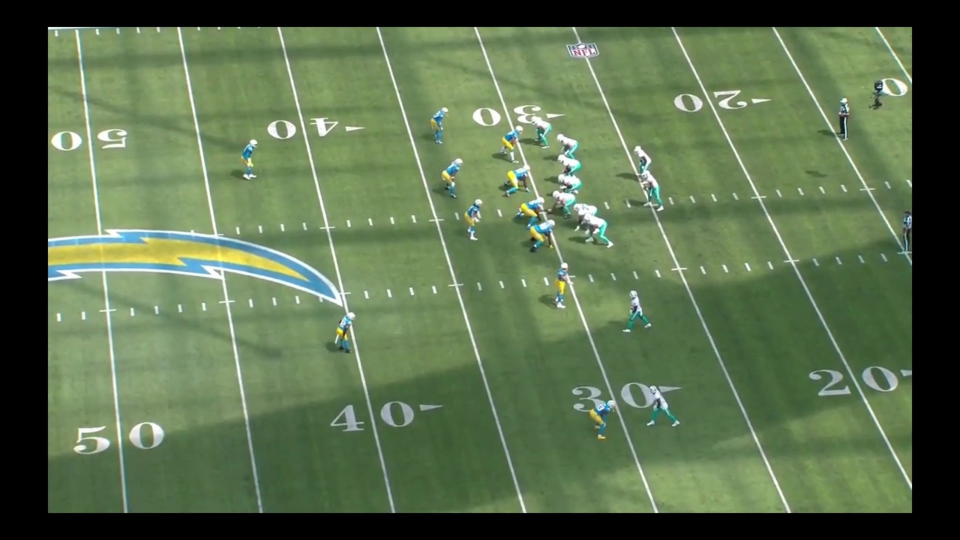
#> input picture football_field_topdown.jpg, 1920 x 1080 px (shown at 1/2 size)
$ python -i line_detection_copy.py   (imports and definitions only)
#> lines starting #> are read from the running program, lines starting #| are printed output that depends on the picture; after the words box and inside, x2 and y2 are one past the last pixel; in counts of white or black regions, pixels touching at a corner belong together
#> further down, picture is the input picture: shape (1080, 1920, 3); mean B, G, R 77.1, 110.4, 90.5
import cv2
import numpy as np
import math
def line_in_normal_form(x1, y1, x2, y2):
    """
    Given two endpoints (x1, y1), (x2, y2), return (nx, ny, c),
    so that nx*x + ny*y + c = 0 is the infinite line in normal form.
    The vector (nx, ny) is a unit normal to that line.
    """
    dx = x2 - x1
    dy = y2 - y1
    length = math.hypot(dx, dy)
    if length == 0:
        return None  # degenerate segment

    # Direction vector
    # We'll rotate (dx, dy) by +90° to get a normal
    nx_unnorm = -dy
    ny_unnorm =  dx

    # Normalize (nx, ny) to unit length
    denom = math.hypot(nx_unnorm, ny_unnorm)
    nx = nx_unnorm / denom
    ny = ny_unnorm / denom

    # c is computed by plugging an endpoint (x1,y1) into n·p + c = 0 => c = -n·p
    c = -(nx * x1 + ny * y1)
    return (nx, ny, c)
def lines_are_close(lineA, lineB, angle_thresh_rad, dist_thresh):
    """
    lineA, lineB: each in form (nx, ny, c)
    angle_thresh_rad: maximum angle difference
    dist_thresh: max allowed perpendicular distance between lines
    """
    nx1, ny1, c1 = lineA
    nx2, ny2, c2 = lineB

    # 1) Angle check
    dot = nx1*nx2 + ny1*ny2
    # Because normals might face 'opposite' ways, take absolute value
    dot = abs(dot)
    # If dot > 1 due to float precision, clamp it
    dot = min(dot, 1.0)
    angle_diff = math.acos(dot)

    if angle_diff > angle_thresh_rad:
        return False

    # 2) Distance check
    dist = abs(c2 - c1)
    if dist > dist_thresh:
        return False

    return True

def can_merge(seg1, seg2, angle_thresh_rad, gap_thresh):
    """
    Returns True if seg1 and seg2 are roughly collinear
    and close enough to be merged.
    """
    # Convert endpoints to numpy arrays.
    p1 = np.array([seg1[0], seg1[1]], dtype=np.float32)
    p2 = np.array([seg1[2], seg1[3]], dtype=np.float32)
    p3 = np.array([seg2[0], seg2[1]], dtype=np.float32)
    p4 = np.array([seg2[2], seg2[3]], dtype=np.float32)

    # Define directional vectors and compute their norms.
    v1 = p2 - p1
    v2 = p4 - p3
    norm1 = np.linalg.norm(v1)
    norm2 = np.linalg.norm(v2)
    if norm1 == 0 or norm2 == 0:
        return False

    # Compute the angles of both segments.
    angle1 = np.arctan2(v1[1], v1[0])
    angle2 = np.arctan2(v2[1], v2[0])
    # Account for periodicity, using the minimal difference.
    diff_angle = min(abs(angle1 - angle2), np.pi - abs(angle1 - angle2))
    if diff_angle > angle_thresh_rad:
        return False

    return lines_are_close(line_in_normal_form(*seg1), line_in_normal_form(*seg2), angle_thresh_rad, gap_thresh)

def merge_two_segments(seg1, seg2, d):
    """
    Merges two segments along a common normalized direction d.
    Returns the new merged segment (using extreme projected endpoints).
    """
    pts = np.array([
        [seg1[0], seg1[1]],
        [seg1[2], seg1[3]],
        [seg2[0], seg2[1]],
        [seg2[2], seg2[3]]
    ], dtype=np.float32)
    # Project each endpoint onto the vector d.
    projections = pts.dot(d)
    min_idx = np.argmin(projections)
    max_idx = np.argmax(projections)
    return (pts[min_idx][0], pts[min_idx][1], pts[max_idx][0], pts[max_idx][1])

def process_lines(segments, angle_threshold=30, gap_threshold=60):
    """
    Merges line segments that are roughly collinear.

    Parameters:
      segments: list or numpy array of segments, each in form (x1, y1, x2, y2).
      angle_threshold: maximum angular difference (in degrees) for segments to merge.
      gap_threshold: maximum allowed gap (in pixel units) along the line for merging.

    Returns:
      A numpy array of merged segments.
    """
    # Convert segments into a list of tuples.
    if isinstance(segments, np.ndarray):
        if len(segments.shape) == 3 and segments.shape[1] == 1:
            segments = segments.reshape(-1, 4)
        segments = [tuple(s.tolist()) for s in segments]

    angle_thresh_rad = np.deg2rad(angle_threshold)
    merged_segments = segments[:]
    changed = True

    # Repeat merging until no further merge is found.
    while changed:
        changed = False
        new_segments = []
        used = [False] * len(merged_segments)

        for i in range(len(merged_segments)):
            if used[i]:
                continue

            seg_i = merged_segments[i]
            p1 = np.array([seg_i[0], seg_i[1]], dtype=np.float32)
            p2 = np.array([seg_i[2], seg_i[3]], dtype=np.float32)
            v = p2 - p1
            norm_v = np.linalg.norm(v)
            if norm_v == 0:
                continue

            # Determine the normalized direction.
            d = v / norm_v
            merged_seg = seg_i

            # Compare with each subsequent segment.
            for j in range(i + 1, len(merged_segments)):
                if used[j]:
                    continue
                seg_j = merged_segments[j]
                if can_merge(merged_seg, seg_j, angle_thresh_rad, gap_threshold):
                    # Merge the segments if possible.
                    merged_seg = merge_two_segments(merged_seg, seg_j, d)
                    used[j] = True
                    changed = True  # A merge has occurred.

            new_segments.append(merged_seg)
            used[i] = True

        merged_segments = new_segments

    return np.array(merged_segments, dtype=int)

# Optional: helper function if you want to filter by orientation.
def angle_from_vertical(angle):
    """
    Returns the absolute deviation (in degrees) from vertical.
    """
    angle = abs(angle)
    return 90 - angle

def find_lines(frame):
    """
    Finds lines in an image using Canny edge detection and HoughLinesP,
    then merges roughly collinear lines.

    Parameters:
      frame: The input image (assumed to have BGRA color channels).

    Returns:
      Tuple containing merged lines and their angles.
    """
    # Convert to grayscale.
    gray_image = cv2.cvtColor(frame, cv2.COLOR_BGRA2GRAY)
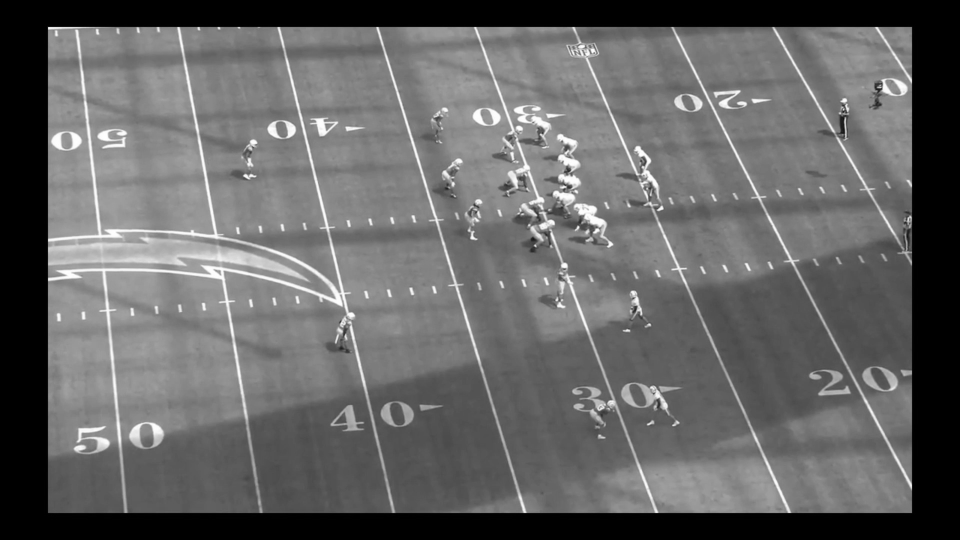
#> gray_image: shape (1080, 1920) (shown at 1/2 size); min 0, max 255, mean 100.6
    # Blur to reduce noise.
    blurred = cv2.GaussianBlur(gray_image, (5, 5), 0)
    edges = cv2.Canny(blurred, 50, 150)
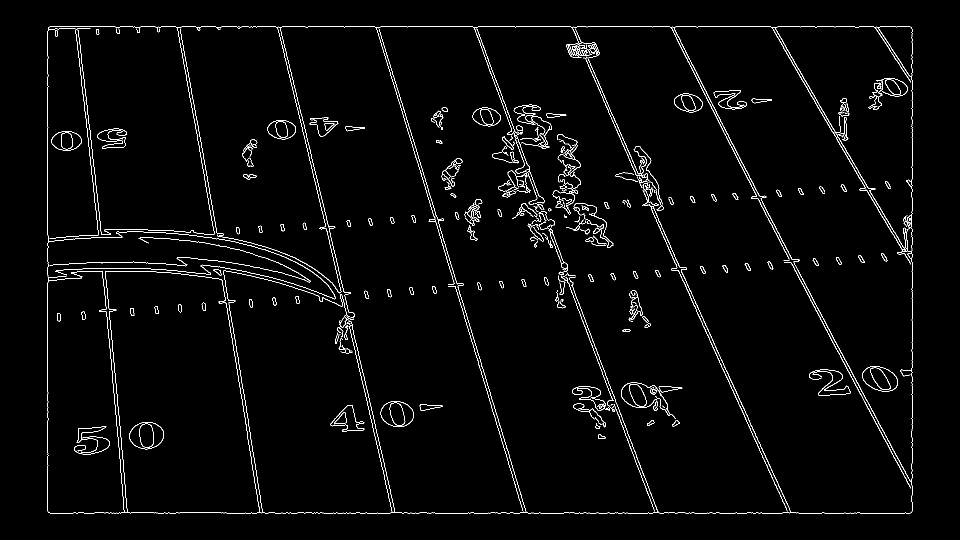
#> edges: shape (1080, 1920) (shown at 1/2 size); 2.1% white in thin lines or dots, all inside (x1, y1, x2, y2) = (95, 53, 1825, 1027)
    cv2.imshow("asd", edges)

    # Detect line segments.
    lines = cv2.HoughLinesP(edges, rho=1, theta=np.pi/180, threshold=50,
                            minLineLength=100, maxLineGap=10)
#> lines = 84 rows, first 6: [761, 53, 1541, 53], [1592, 1026, 1820, 1026], [95, 470, 95, 62], [1824, 358, 1824, 58], [189, 1025, 314, 1025], [757, 54, 1022, 923]

    if lines is not None:
        # Merge detected segments.
        lines = process_lines(lines)
#> in process_lines, `segments = segments.reshape(-1, 4)`: segments has the same summary as lines in find_lines
#> in process_lines, `segments = [tuple(s.tolist()) for s in segments]`: segments = 84 items, first 6: (761, 53, 1541, 53), (1592, 1026, 1820, 1026), (95, 470, 95, 62), (1824, 358, 1824, 58), (189, 1025, 314, 1025), (757, 54, 1022, 923)
#> in process_lines, `merged_segments = segments[:]`: merged_segments has the same summary as segments
#> lines = 14 rows, first 6: [761, 53, 1541, 53], [189, 1025, 1820, 1026], [95, 470, 95, 62], [1824, 731, 1824, 58], [752, 54, 1053, 1025], [1343, 56, 1824, 982]
        # Compute the angle of each merged line.
        angles = np.degrees(np.arctan2(
            lines[:, 3] - lines[:, 1],
            lines[:, 2] - lines[:, 0]
        ))
#> angles = [0, 0.0351, -90, -90, 72.78, 62.55, 76.98, 80.29, 83.82, 65.7, 69.19, 59.22, 7.61, 56.94]

        true_lines = []
        true_angles = []
        for i in range(len(angles)):
            # Filter based on the deviation from vertical if desired.
            if angle_from_vertical(angles[i]) < 45:
                true_lines.append(lines[i])
                true_angles.append(angles[i])
#> this loop made 14 passes
#> angle in angle_from_vertical on passes 1 to 12: 0, 0.0351, 90, 90, 72.78, 62.55, 76.98, 80.29, 83.82, 65.7, 69.19, 59.22
#> after the loop, true_angles = [-90, -90, 72.78, 62.55, 76.98, 80.29, 83.82, 65.7, 69.19, 59.22, 56.94]; true_lines = [[95, 470, 95, 62], [1824, 731, 1824, 58], [752, 54, 1053, 1025], [1343, 56, 1824, 982], [560, 56, 784, 1025], [361, 67, 525, 1025], [149, 53, 254, 1023], [1152, 74, 1580, 1022], [948, 54, 1317, 1025], [1544, 54, 1818, 514], [1751, 56, 1820, 162]]
        lines = np.array(true_lines)
#> lines has the same summary as true_lines
        angles = np.array(true_angles)
#> angles has the same summary as true_angles

        return lines, angles
    return None, None

# === Test / Example ===
# [12 lines not run here, left out]

    # [10 lines of commented-out code are left out]

>>> import cv2
>>> picture = cv2.imread('football_field_topdown.jpg')
>>> result = find_lines(picture)

$ run again, on frame.png
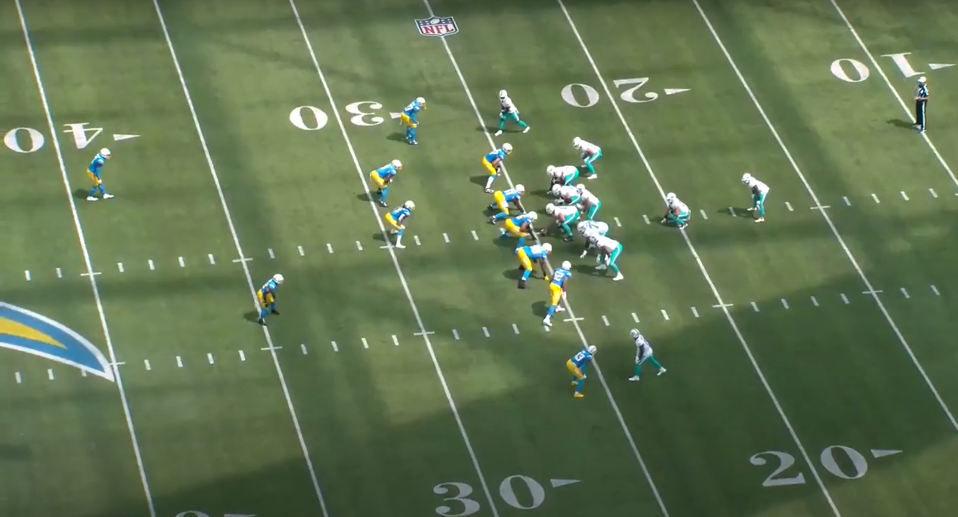
#> input picture frame.png, 2874 x 1550 px (shown at 1/3 size)
#> picture is the input picture: shape (1550, 2874, 3); mean B, G, R 82.2, 116.7, 98.3
#> in find_lines, `gray_image = cv2.cvtColor(frame, cv2.COLOR_BGRA2GRAY)`:
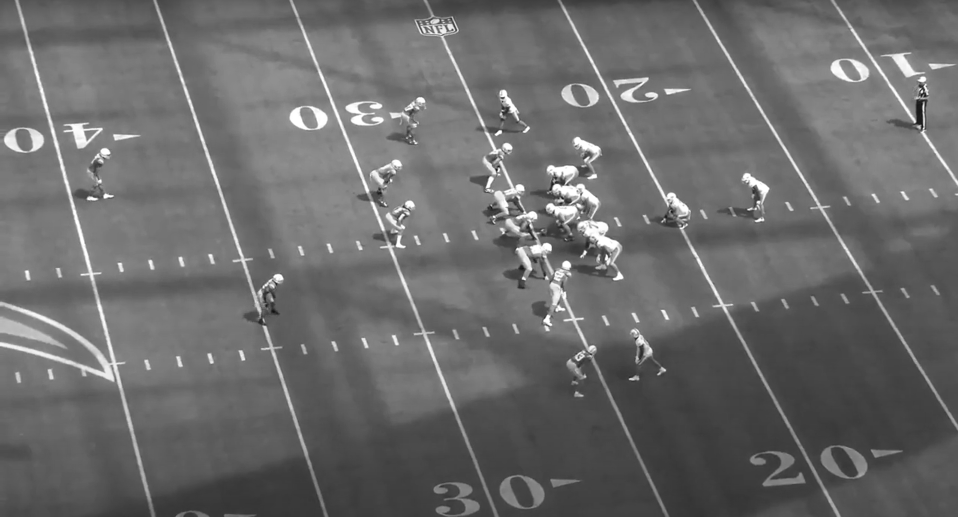
#> gray_image: shape (1550, 2874) (shown at 1/3 size); min 5, max 255, mean 107.2
#> in find_lines, `edges = cv2.Canny(blurred, 50, 150)`:
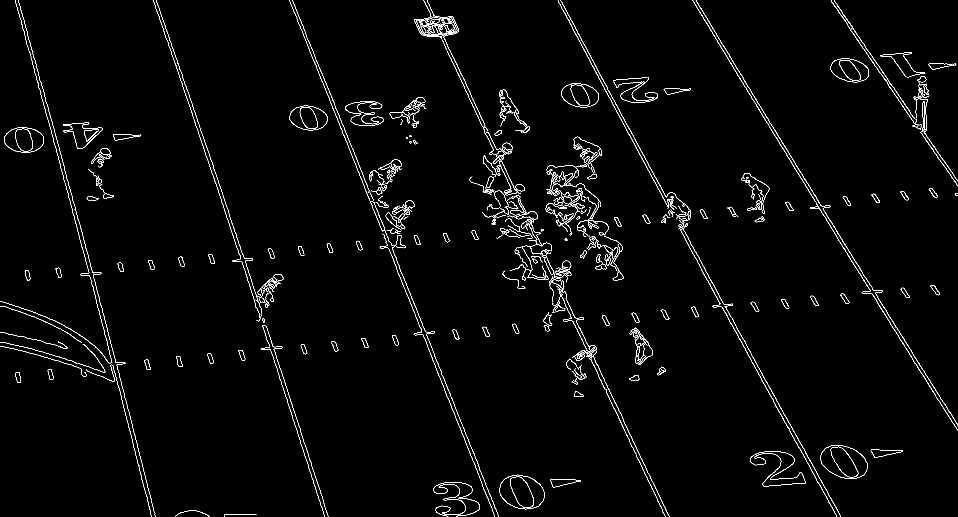
#> edges: shape (1550, 2874) (shown at 1/3 size); 1.4% white in thin lines or dots
#> in find_lines, `lines = cv2.HoughLinesP(edges, rho=1, theta=np.pi/180, threshold=50, m..`: lines = 99 rows, first 6: [925, 121, 1057, 446], [1739, 984, 1790, 1093], [2617, 867, 2830, 1208], [1673, 0, 1811, 260], [1667, 851, 1843, 1228], [2449, 612, 2611, 871]
#> in process_lines, `segments = segments.reshape(-1, 4)`: segments has the same summary as lines in find_lines
#> in process_lines, `segments = [tuple(s.tolist()) for s in segments]`: segments = 99 items, first 6: (925, 121, 1057, 446), (1739, 984, 1790, 1093), (2617, 867, 2830, 1208), (1673, 0, 1811, 260), (1667, 851, 1843, 1228), (2449, 612, 2611, 871)
#> merged_segments has the same summary as segments
#> in find_lines, `lines = process_lines(lines)`: lines = [[868, 0, 1495, 1547], [1281, 1, 2007, 1549], [2078, 2, 2863, 1277], [1673, 0, 2521, 1547], [459, 0, 984, 1549], [55, 4, 465, 1549], [2503, 2, 2872, 555], [1839, 241, 1944, 232], [1720, 641, 1785, 741], [62, 1051, 217, 1095]]
#> in find_lines, `angles = np.degrees(np.arctan2( lines[:, 3] - lines[:, 1], lines[:, 2]..`: angles = [67.94, 64.87, 58.38, 61.27, 71.28, 75.14, 56.29, -4.9, 56.98, 15.85]
#> the loop in find_lines, `for i in range(len(angles)):` made 10 passes
#> angle in angle_from_vertical on passes 1 to 8: 67.94, 64.87, 58.38, 61.27, 71.28, 75.14, 56.29, 4.9
#> after the loop in find_lines, `for i in range(len(angles)):`: true_angles = [67.94, 64.87, 58.38, 61.27, 71.28, 75.14, 56.29, 56.98]; true_lines = [[868, 0, 1495, 1547], [1281, 1, 2007, 1549], [2078, 2, 2863, 1277], [1673, 0, 2521, 1547], [459, 0, 984, 1549], [55, 4, 465, 1549], [2503, 2, 2872, 555], [1720, 641, 1785, 741]]
#> in find_lines, `lines = np.array(true_lines)`: lines has the same summary as true_lines
#> in find_lines, `angles = np.array(true_angles)`: angles has the same summary as true_angles
